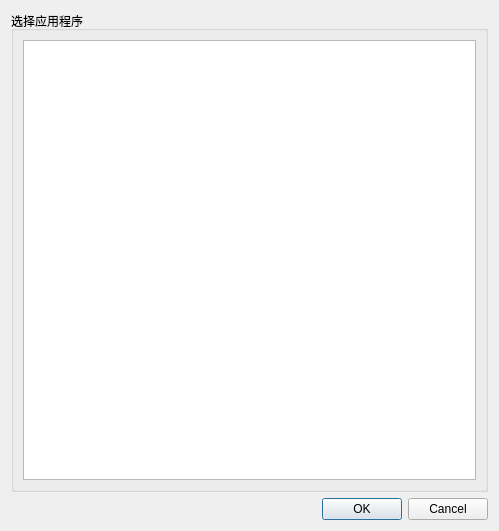
<?xml version="1.0" encoding="UTF-8"?>
<ui version="4.0">
 <class>BamfDialog</class>
 <widget class="QDialog" name="BamfDialog">
  <property name="geometry">
   <rect>
    <x>0</x>
    <y>0</y>
    <width>499</width>
    <height>531</height>
   </rect>
  </property>
  <property name="windowTitle">
   <string>选择正在运行的应用</string>
  </property>
  <layout class="QGridLayout" name="gridLayout">
   <item row="2" column="0">
    <widget class="QDialogButtonBox" name="buttonBox">
     <property name="orientation">
      <enum>Qt::Horizontal</enum>
     </property>
     <property name="standardButtons">
      <set>QDialogButtonBox::Cancel|QDialogButtonBox::Ok</set>
     </property>
    </widget>
   </item>
   <item row="1" column="0">
    <widget class="QGroupBox" name="groupBox">
     <property name="title">
      <string>选择应用程序</string>
     </property>
     <layout class="QGridLayout" name="gridLayout_2">
      <item row="0" column="0">
       <widget class="QListWidget" name="listWidget"/>
      </item>
     </layout>
    </widget>
   </item>
  </layout>
 </widget>
 <resources/>
 <connections>
  <connection>
   <sender>buttonBox</sender>
   <signal>accepted()</signal>
   <receiver>BamfDialog</receiver>
   <slot>accept()</slot>
   <hints>
    <hint type="sourcelabel">
     <x>248</x>
     <y>254</y>
    </hint>
    <hint type="destinationlabel">
     <x>157</x>
     <y>274</y>
    </hint>
   </hints>
  </connection>
  <connection>
   <sender>buttonBox</sender>
   <signal>rejected()</signal>
   <receiver>BamfDialog</receiver>
   <slot>reject()</slot>
   <hints>
    <hint type="sourcelabel">
     <x>316</x>
     <y>260</y>
    </hint>
    <hint type="destinationlabel">
     <x>286</x>
     <y>274</y>
    </hint>
   </hints>
  </connection>
 </connections>
</ui>
